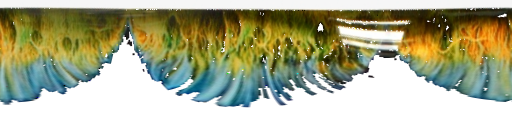
#> input picture eye_conversion/dragon_iris_polar.png, 512 x 128 px
$ python polarize_fixed.py dragon_iris_polar.png eye_polar.png eye_polar.png
#> lines starting #> are read from the running program, lines starting #| are printed output that depends on the picture
#!/usr/bin/env python3
"""Unroll a circular eye PNG into the Adafruit Uncanny Eyes polar (angle x radius) iris map.

Renderer lookup (from tablegen.py + eye.cpp):
  angle    = (irisMapWidth * (polar >> 7)) / 512   -> column x
  distance = polar & 0x7f                          -> row y
  y=0   = OUTER rim (distance=127 in tablegen)
  y=127 = INNER edge (distance=0)
  x=0..511 = angle 0..2pi (0=left, wraps around)

Output: 512 wide (angle) x 128 tall (radius), RGBA PNG.
"""
import sys
import cv2
import numpy as np
from PIL import Image

def polarize(png_in, png_out, csv_out=None):
#> called with png_in = 'dragon_iris_polar.png', png_out = 'eye_polar.png', csv_out = 'eye_polar.png'
    src = cv2.imread(png_in, cv2.IMREAD_UNCHANGED)
#> src is the input picture: shape (128, 512, 4); mean B, G, R, A 143.8, 174, 172.6, 142.7
    if src is None:
        raise FileNotFoundError(f"could not open {png_in}")

    if src.ndim == 3 and src.shape[2] == 4:
        bgr, alpha = src[..., :3], src[..., 3]
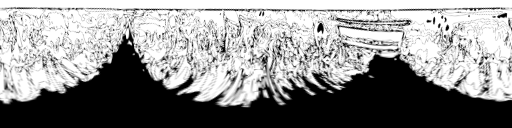
#> alpha: shape (128, 512); min 0, max 255, mean 142.7
    else:
        bgr, alpha = src, np.full(src.shape[:2], 255, dtype=np.uint8)

    h, w = bgr.shape[:2]
#> h = 128; w = 512
    if w != h:
        print(f"WARNING: input {w}x{h} not square; cropping to square", file=sys.stderr)
    size = min(w, h)
#> size = 128
    bgr = bgr[:size, :size]
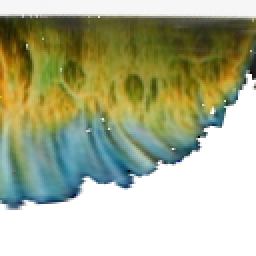
#> bgr: shape (128, 128, 3) (shown 2 times larger); mean B, G, R 146.5, 178.1, 173.7
    alpha = alpha[:size, :size]
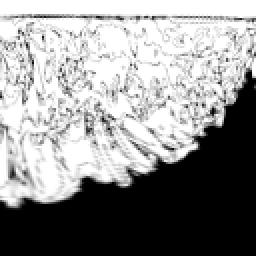
#> alpha: shape (128, 128) (shown 2 times larger); min 0, max 255, mean 145.9

    cx = (size - 1) / 2.0
#> cx = 63.5
    cy = (size - 1) / 2.0
#> cy = 63.5
    R = size / 2.0 - 1.0
#> R = 63

    out_w, out_h = 512, 128
    angles = np.linspace(0, 2 * np.pi, out_w, endpoint=False)
    # Radii: 0 = inner (center), 1 = outer (rim)
    # Mapping to Adafruit expectation:
    #   y=0 (row 0) -> outer rim
    #   y=127 (row 127) -> inner edge
    radii = np.linspace(1.0, 0.0, out_h)
    theta_grid = radii[None, :] * R

    cos_a = np.cos(angles)[:, None]
    sin_a = np.sin(angles)[:, None]

    # source coords for each output pixel
    sx = cx + theta_grid * cos_a
    sy = cy + theta_grid * sin_a

    bgr32 = bgr.astype(np.float32)
    alpha32 = alpha.astype(np.float32)

    # Remap expects map1 for x, map2 for y
    out_bgr = cv2.remap(bgr32, sx.astype(np.float32), sy.astype(np.float32), cv2.INTER_LINEAR,
                        borderMode=cv2.BORDER_CONSTANT, borderValue=(0, 0, 0))
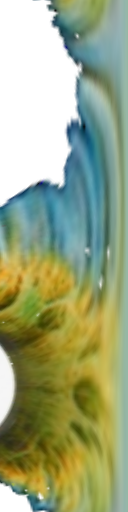
#> out_bgr: shape (512, 128, 3) float32; mean B, G, R 129, 167.5, 156.7
    out_alpha = cv2.remap(alpha32, sx.astype(np.float32), sy.astype(np.float32), cv2.INTER_LINEAR,
                          borderMode=cv2.BORDER_CONSTANT, borderValue=0)
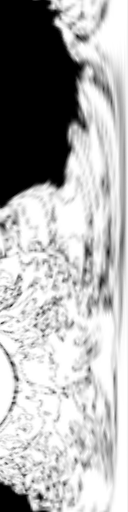
#> out_alpha: shape (512, 128) float32; min 0, max 255, mean 174.8

    out_bgr8 = np.clip(out_bgr, 0, 255).astype(np.uint8)
    out_alpha8 = np.clip(out_alpha, 0, 255).astype(np.uint8)

    # Reassemble RGBA
    # cv2.remap returns (W=out_w, H=out_h) = (512, 128) because maps are (W, H)
    out = np.zeros((out_w, out_h, 4), dtype=np.uint8)
    out[..., :3] = out_bgr8
    out[..., 3] = out_alpha8
    # Final image must be (radius=128, angle=512) for Adafruit format
    out = np.transpose(out, (1, 0, 2))
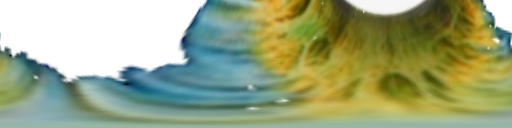
#> out: shape (128, 512, 4); mean B, G, R, A 128.6, 167.1, 156.3, 174.5

    pil_out = Image.fromarray(out, 'RGBA')
    pil_out.save(png_out)
    print(f"wrote {png_out} ({out_w}x{out_h})")

    if csv_out:
        with open(csv_out, 'w') as f:
            for y in range(out_h):
                for x in range(out_w):
                    r, g, b, a = out[y, x]
                    f.write(f"{r},{g},{b},{a}\n")
        print(f"wrote {csv_out}")

if __name__ == "__main__":
    if len(sys.argv) < 3:
        print("Usage: python3 polarize_fixed.py input.png output.png [table.csv]")
        sys.exit(2)
    csv = sys.argv[3] if len(sys.argv) > 3 else None
    polarize(sys.argv[1], sys.argv[2], csv)
